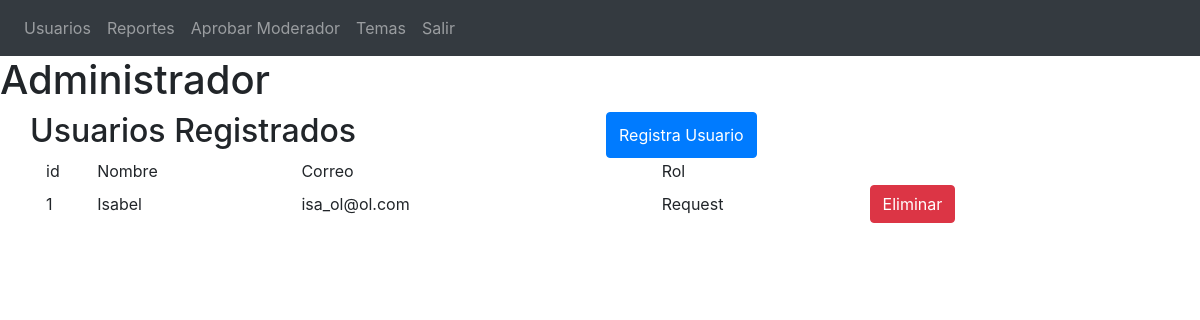
The app's page /admin.php, older data.
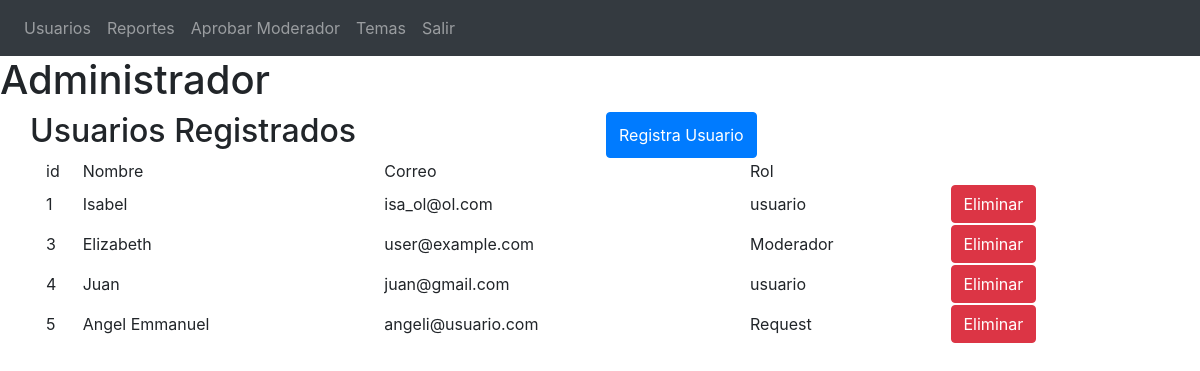
The same page, newer data.
### tables this page shows
CREATE TABLE `usuario` (
  `id_usuario` int(11) NOT NULL,
  `nombre` varchar(45) NOT NULL,
  `correo` varchar(50) NOT NULL,
  `password` varchar(45) NOT NULL,
  `activo` int(11) NOT NULL,
  `dias` int(11) NOT NULL,
  `id_rol` int(11) NOT NULL
);

CREATE TABLE `rol` (
  `id_rol` int(11) NOT NULL,
  `rol` varchar(35) NOT NULL
);

### admin.php (the view, shortened to what this page needs)
<?php
    require_once('conexion.php');
    $query = $conn->prepare("SELECT * FROM usuario inner join rol on usuario.id_rol = rol.id_rol ");
    $query->execute();
?>
<!DOCTYPE html>
<html lang="es">
    <head>
        <link rel="stylesheet" type="text/css" href="#">
        <link rel="stylesheet" href="https://maxcdn.bootstrapcdn.com/bootstrap/4.0.0/css/bootstrap.min.css">
    </head>
    <body>
    <nav class="navbar navbar-expand-sm bg-dark navbar-dark">
    <ul class="navbar-nav">
      <li class="nav-item ">
        <a class="nav-link" href="admin.php">Usuarios</a>
      </li>
      <li class="nav-item">
        <a class="nav-link" href="reportes.php">Reportes</a>
      </li>
      <li class="nav-item">
        <a class="nav-link" href="aprobarModerador.php">Aprobar Moderador</a>
      </li>
      <li class="nav-item">
        <a class="nav-link" href="temas.php">Temas</a>
      </li>
      <li class="nav-item">
        <a class="nav-link" href="cerrarsesion.php">Salir</a>
      </li>
  </ul>
</nav>
<h1>Administrador</h1>
<div class="container">
<div class="row"><h2 style="text-align:left">Usuarios Registrados</h2> <button style="margin-left:250px;" type="button" class="btn btn-primary" data-toggle="modal" data-target="#myModal">Registra Usuario</button></div>
<div class="container">
   <div class="row">
        <table style="width: 100%;">
            <thead>
                <tr>
                    <td>id</td>
                    <td>Nombre</td>
                    <td>Correo</td>
                    <td>Rol</td>
                </tr>
                <?php
                while($res = $query->fetch()) {
                    echo "<tr>";
                    echo "<td>".$res['id_usuario']."</td>";
                    echo "<td>".$res['nombre']."</td>";
                    echo "<td>".$res['correo']."</td>";
                    echo "<td>".$res['rol']."</td>";
                    echo "<td><a href='eliminarUsuario.php?id_usuar=$res[id_usuario]'> <button type='button' class='btn btn-danger'>Eliminar</button></a></td>";
                    echo "</tr>";
                }
            ?>
            </thead>
          </table>
      </div>
              </div>
              </body>
              </html>

Row changes from the older to the newer data that the page shows:
changed usuario "Isabel": id_rol.rol "Request" → "usuario"
added usuario: id_usuario "3", nombre "Elizabeth", correo "user@example.com", id_rol.rol "Moderador"
added usuario: id_usuario "4", nombre "Juan", correo "juan@gmail.com", id_rol.rol "usuario"
added usuario: id_usuario "5", nombre "Angel Emmanuel", correo "angeli@usuario.com", id_rol.rol "Request"
